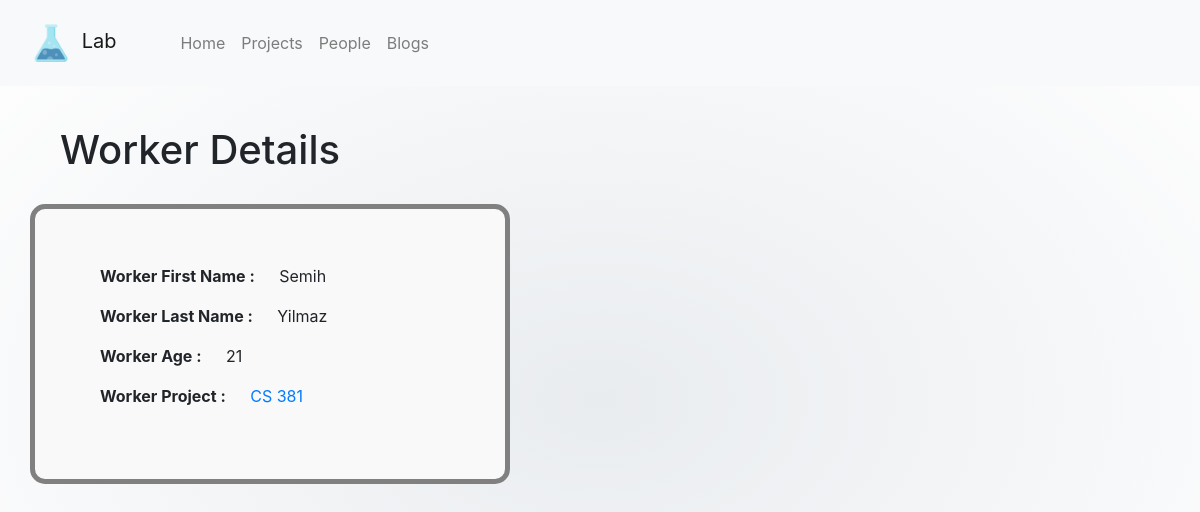
The page /Lab/people/Semih_Yilmaz on the database its author committed.
### Lab/models.py (models this page shows, shortened)
class Worker(models.Model):
    Firstname       = models.CharField(max_length=100)
    Lastname        = models.CharField(max_length=100)
    Age             = models.IntegerField()
    Project         = models.ForeignKey(Project, blank=True, null=True)
    Full_name       = str(Firstname) + " " + str(Lastname)

class Project(models.Model):
    Name            = models.CharField(max_length=250)
    Budget          = models.IntegerField()
    Workers         = models.ManyToManyField('Worker', blank = True)
    def to_url(self):
        ret = str(self.Name.replace(" ", "_"))
        return ret
    def to_name(self):
        ret = str(self.to_url().replace("_", " "))
        return ret

### Lab/views.py (the view)
# urls.py: url(r'^people/(?P<name>[0-9a-zA-Z_]+)', views.displaysingleworker),
def displaysingleworker(req, name):
    name = name.replace("_", " ")
    name = name.split(" ")
    context = {"worker": models.Worker.objects.get(Lastname=name[-1])}
    return render(req, "displaysingleworker.html", context)

### Lab/templates/displaysingleworker.html (shortened to what this page needs)
<!DOCTYPE html>
<html lang="en">
<head>
    {% extends 'Base.html' %}
    {% block base %}
    {% load staticfiles %}
</head>
<body>
<h1>Worker Details</h1>
  <div class="singleinfo">
        <div>
            <p class="tag">Worker First Name :</p>
            <p class="text">{{ worker.Firstname }}</p>
        </div>
        <div>
            <p class="tag">Worker Last Name :</p>
            <p class="text">{{ worker.Lastname }}</p>
        </div>
        <div>
            <p class="tag">Worker Age :</p>
            <p class="text">{{ worker.Age }}</p>
        </div>
        <div>
            <p class="tag">Worker Project :</p>
            <a class="text" href="/Lab/project/{{ worker.Project.to_url }}">{{ worker.Project.to_name }}</a>
        </div>
  </div>
</body>
{% endblock %}

### Lab/static/css/main.css (style rules this page uses)
html { background: radial-gradient(#e9ecef, #ffffff); background-repeat: no-repeat; width: 100%; height: 100%; }
body { background: radial-gradient(#e9ecef, #ffffff); background-repeat: no-repeat; height: 100%; width: 100%; margin: 0; }
h1 { margin: 40px 50px 0px 50px; text-align: center; width: 300px; }
.singleinfo { background: #f9f9f9; float: left; width: 40%; border: 5px solid grey; padding: 55px; margin: 2.5%; border-radius: 15px; }
.text, .tag { display: inline; padding: 10px; }
.tag { font-weight: bold; }

### rows shown on the page
Worker: Firstname "Semih", Lastname "Yilmaz", Age "21", Project.to_name "CS 381"
